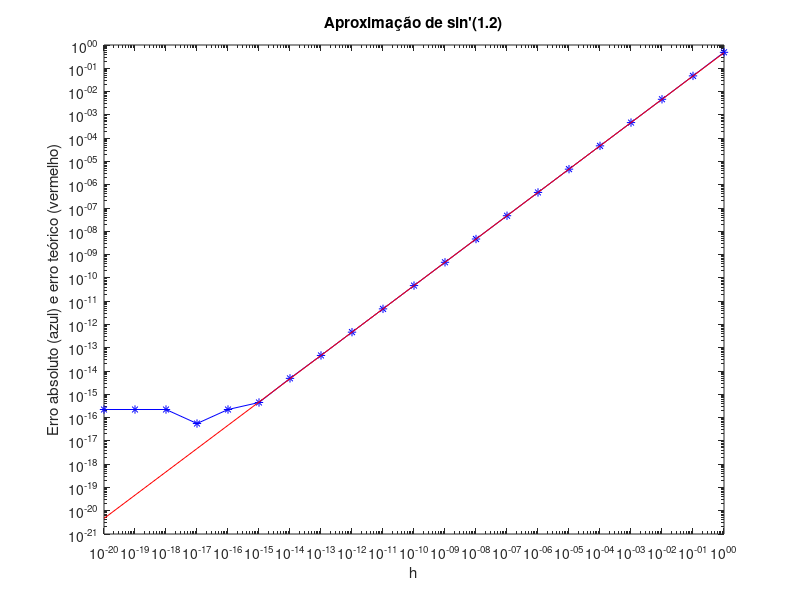

The MATLAB source for this figure:
% questao4.m
% Como executar: octave questao4.m

% Considere f(x) = sin(x)
format long e;

h = 10.^[-20:1:0];
x0 = 1.2;
f0 = sin(x0);
fp = cos(x0); % derivada real
aprox = (2 .* cos(x0+(h./2)) .* sin(h./2)) ./ h; % derivada aproximada
erro_abs = abs(fp - aprox); % erros de discretização e arredondamento
erro_teorico = abs(f0).*(h./2); % erro de discretização sem o erro de arredondamento

% Imprime a tabela
fprintf('    h    | Erro absoluto\n');
fprintf('------------------------\n');
for j = length(h):-1:1
  fprintf('%8.1e | %10.6e\n', h(j), erro_abs(j));
end

#{
A tabela do exemplo 1.3 é a seguinte:

    h   | Erro absoluto
----------------------
 1.e-8  | 4.361050e-10
 1.e-9  | 5.594726e-8
 1.e-10 | 1.669696e-7
 1.e-11 | 7.938531e-6
 1.e-13 | 4.250484e-4
 1.e-15 | 8.173146e-2
 1.e-16 | 3.623578e-1

enquanto a nova tabela é:

    h    | Erro absoluto
------------------------
 1.0e-08 | 4.660195e-09
 1.0e-09 | 4.660196e-10
 1.0e-10 | 4.660194e-11
 1.0e-11 | 4.660217e-12
 1.0e-13 | 4.657386e-14
 1.0e-15 | 4.440892e-16
 1.0e-16 | 0.000000e+00

Note que, para h = 1e-16 .. 1e-8:
- O novo erro absoluto é linear e muito próximo à curva do erro teórico, com valores ordens de grandeza menores que o erro absoluto antigo. Note também que para h = 1e-16, provavelmente por erros de arredondamento, o erro absoluto acaba sendo 0.
- O antigo erro absoluto começa grande e diminui, devido aos erros de cancelamento.
Isso ocorre pois, na nova abordagem, evitamos os erros de cancelamento que ocorreram na antiga abordagem. Portanto, a nova curva do erro absoluto é mais próxima à curva do erro teórico.
#}

% Aguarda o usuário inserir um input para continuar o script
printf("\nPressione Enter para plotar o gráfico.\n");
while (!kbhit())
  pause(1);
end

% Plot
screenSize = get(0, "screensize");
sizeofplot = 850;
figure('Position', [0.5*(screenSize(3)-sizeofplot), 0.5*(screenSize(4)-sizeofplot), sizeofplot, sizeofplot]);
erro_abs(erro_abs == 0) = 0+eps; % Corrige os zeros reais para algum número maior que 0, a fim de conseguir plotá-los
loglog(h, erro_abs, 'b-*', h, erro_teorico, 'r-');
xlabel('h');
ylabel('Erro absoluto (azul) e erro teórico (vermelho)');
title('Aproximação de sin''(1.2)');

% Aguarda o usuário inserir um input para finalizar o script
printf("\nPressione Enter para encerrar o script.\n\n");
while (!kbhit())
  pause(1);
end